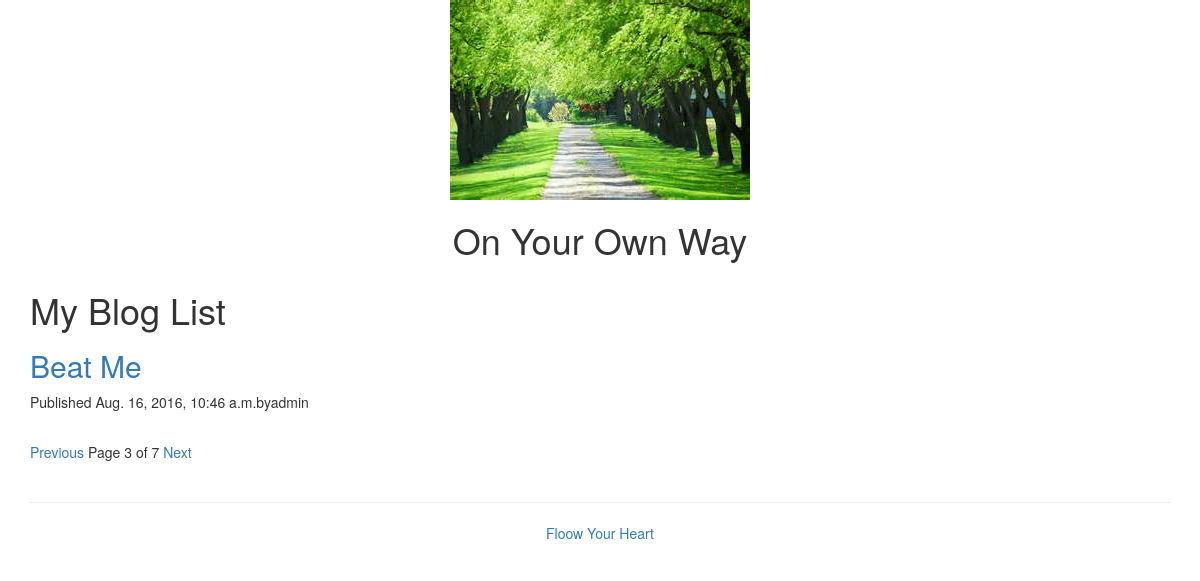
Page /blog/?page=3 on the committed database.
### blog/models.py (models this page shows, shortened)
class Post(models.Model):
    STATUS_CHOICE = (("draft", "DRAFT"), ("published", "PUBLISHED"),)
    title = models.CharField(max_length=250)
    slug = models.SlugField(max_length=250, unique_for_date="published")
    author = models.ForeignKey(User, related_name="blog_posts")
    body = models.TextField()
    published = models.DateTimeField(default=timezone.now)
    created = models.DateTimeField(auto_now_add=True)
    updated = models.DateTimeField(auto_now=True)
    status = models.CharField(max_length=10, choices=STATUS_CHOICE, default="draft")
    def get_absolute_url(self):
        return reverse('blog:post_detail', args=[self.published.year, self.published.strftime('%m'), self.published.strftime('%d'), self.slug])
    class Mate:
        ordering = ("-published",)

### blog/views.py (the view)
def post_list(request):
    object_list = Post.objects.filter(status="published")
    paginator = Paginator(object_list, 1)
    page = request.GET.get('page')
    try:
        current_page = paginator.page(page)
        posts = current_page.object_list
    except PageNotAnInteger:
        current_page = paginator.page(1)
        posts = current_page.object_list
    except EmptyPage:
        current_page = paginator.page(paginator.num_pages)
        posts = current_page.object_list
    return render(request, 'blog/post/list.html', {'posts':posts, "page":current_page})

### blog/templates/blog/post/list.html (shortened to what this page needs)
{% extends "blog/base.html" %}
{% block content %}
<h1>My Blog List</h1>
  {% for post in posts %}
  <h2><a href="{{ post.get_absolute_url }}">{{ post.title }}</a></h2>
  <p>Published {{ post.published }}by{{ post.author }}</p>
  {% endfor %}
  {% include 'blog/post/pagination.html' %}
{% endblock %}

### rows in the picture
Post: title "Beat Me", published "Aug. 16, 2016, 10:46 a.m.", author "admin"

### other values in the picture
{{ page.number }} "3"
{{ page.paginator.num_pages }} "7"
